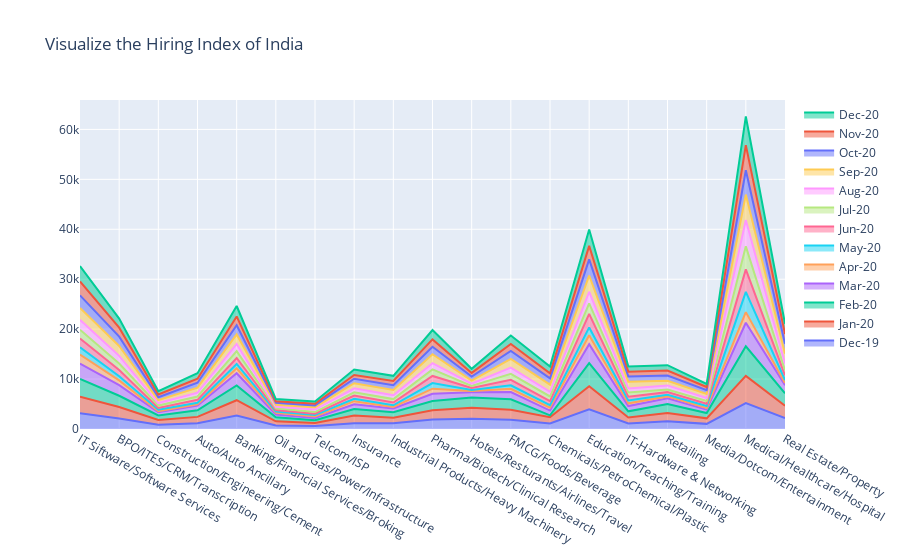

Notebook code for this chart:
### Markdown cell above
### Area plot to visualize the hiring index of India for 2020 sector wise

### Code cell
plot = go.Figure(data=[go.Scatter(
    x = fi["Industry"],
    y = fi["Dec-19"],
    name="Dec-19",
    stackgroup='one'),
                       go.Scatter(
    x = fi["Industry"],
    y = fi["Jan-20"],
    name="Jan-20",
    stackgroup='one'),
                       go.Scatter(
    x = fi["Industry"],
    y = fi["Feb-20"],
    name="Feb-20",
    stackgroup='one'),
                       go.Scatter(
    x = fi["Industry"],
    y = fi["Mar-20"],
    name="Mar-20",
    stackgroup='one'),
                       go.Scatter(
    x = fi["Industry"],
    y = fi["Apr-20"],
    name="Apr-20",
    stackgroup='one'),
                       go.Scatter(
    x = fi["Industry"],
    y = fi["May-20"],
    name="May-20",
    stackgroup='one'),
                       go.Scatter(
    x = fi["Industry"],
    y = fi["Jun-20"],
    name="Jun-20",
    stackgroup='one'),
                       go.Scatter(
    x = fi["Industry"],
    y = fi["Jul-20"],
    name="Jul-20",
    stackgroup='one'),
                       go.Scatter(
    x = fi["Industry"],
    y = fi["Aug-20"],
    name="Aug-20",
    stackgroup='one'),
                       go.Scatter(
    x = fi["Industry"],
    y = fi["Sep-20"],
    name="Sep-20",
    stackgroup='one'),
                       go.Scatter(
    x = fi["Industry"],
    y = fi["Oct-20"],
    name="Oct-20",
    stackgroup='one'),
                       go.Scatter(
    x = fi["Industry"],
    y = fi["Nov-20"],
    name="Nov-20",
    stackgroup='one'),
                       go.Scatter(
    x = fi["Industry"],
    y = fi["Dec-20"],
    name="Dec-20",
    stackgroup='one')
])
plot.update_layout(title = "Visualize the Hiring Index of India")                   
plot.show()

### Figure 1 — Plotly figure (JSON) as saved in the notebook; plotly's stock layout.template omitted (floating-point values rounded to 4 significant figures)
{"data": [{"name": "Dec-19", "stackgroup": "one", "type": "scatter", "x": ["IT Siftware/Software Services", "BPO/ITES/CRM/Transcription", "Construction/Engineering/Cement", "Auto/Auto Ancillary", "Banking/Financial Services/Broking", "Oil and Gas/Power/Infrastructure", "Telcom/ISP", "Insurance", "Industrial Products/Heavy Machinery", "Pharma/Biotech/Clinical Research", "Hotels/Resturants/Airlines/Travel", "FMCG/Foods/Beverage", "Chemicals/PetroChemical/Plastic", "Education/Teaching/Training", "IT-Hardware & Networking", "Retailing", "Media/Dotcom/Entertainment", "Medical/Healthcare/Hospital", "Real Estate/Property"], "y": [3133, 2120, 862, 1151, 2701, 712, 586, 1147, 1127, 1905, 2060, 1832, 1116, 3945, 1125, 1556, 1027, 5186, 2194]}, {"name": "Jan-20", "stackgroup": "one", "type": "scatter", "x": ["IT Siftware/Software Services", "BPO/ITES/CRM/Transcription", "Construction/Engineering/Cement", "Auto/Auto Ancillary", "Banking/Financial Services/Broking", "Oil and Gas/Power/Infrastructure", "Telcom/ISP", "Insurance", "Industrial Products/Heavy Machinery", "Pharma/Biotech/Clinical Research", "Hotels/Resturants/Airlines/Travel", "FMCG/Foods/Beverage", "Chemicals/PetroChemical/Plastic", "Education/Teaching/Training", "IT-Hardware & Networking", "Retailing", "Media/Dotcom/Entertainment", "Medical/Healthcare/Hospital", "Real Estate/Property"], "y": [3353, 2279, 952, 1276, 3062, 820, 611, 1552, 1133, 1845, 2185, 2001, 1252, 4630, 1179, 1643, 1109, 5448, 2452]}, {"name": "Feb-20", "stackgroup": "one", "type": "scatter", "x": ["IT Siftware/Software Services", "BPO/ITES/CRM/Transcription", "Construction/Engineering/Cement", "Auto/Auto Ancillary", "Banking/Financial Services/Broking", "Oil and Gas/Power/Infrastructure", "Telcom/ISP", "Insurance", "Industrial Products/Heavy Machinery", "Pharma/Biotech/Clinical Research", "Hotels/Resturants/Airlines/Travel", "FMCG/Foods/Beverage", "Chemicals/PetroChemical/Plastic", "Education/Teaching/Training", "IT-Hardware & Networking", "Retailing", "Media/Dotcom/Entertainment", "Medical/Healthcare/Hospital", "Real Estate/Property"], "y": [3525, 2259, 906, 1330, 2946, 830, 558, 1306, 1099, 1845, 2087, 2118, 366, 4608, 1231, 1797, 1050, 5938, 2501]}, {"name": "Mar-20", "stackgroup": "one", "type": "scatter", "x": ["IT Siftware/Software Services", "BPO/ITES/CRM/Transcription", "Construction/Engineering/Cement", "Auto/Auto Ancillary", "Banking/Financial Services/Broking", "Oil and Gas/Power/Infrastructure", "Telcom/ISP", "Insurance", "Industrial Products/Heavy Machinery", "Pharma/Biotech/Clinical Research", "Hotels/Resturants/Airlines/Travel", "FMCG/Foods/Beverage", "Chemicals/PetroChemical/Plastic", "Education/Teaching/Training", "IT-Hardware & Networking", "Retailing", "Media/Dotcom/Entertainment", "Medical/Healthcare/Hospital", "Real Estate/Property"], "y": [3089, 2140, 633, 915, 2465, 543, 451, 936, 772, 1448, 1047, 1446, 964, 3797, 1052, 1135, 698, 4706, 1640]}, {"name": "Apr-20", "stackgroup": "one", "type": "scatter", "x": ["IT Siftware/Software Services", "BPO/ITES/CRM/Transcription", "Construction/Engineering/Cement", "Auto/Auto Ancillary", "Banking/Financial Services/Broking", "Oil and Gas/Power/Infrastructure", "Telcom/ISP", "Insurance", "Industrial Products/Heavy Machinery", "Pharma/Biotech/Clinical Research", "Hotels/Resturants/Airlines/Travel", "FMCG/Foods/Beverage", "Chemicals/PetroChemical/Plastic", "Education/Teaching/Training", "IT-Hardware & Networking", "Retailing", "Media/Dotcom/Entertainment", "Medical/Healthcare/Hospital", "Real Estate/Property"], "y": [1803, 929, 216, 265, 993, 334, 277, 633, 272, 1026, 221, 654, 574, 1785, 557, 399, 299, 2133, 420]}, {"name": "May-20", "stackgroup": "one", "type": "scatter", "x": ["IT Siftware/Software Services", "BPO/ITES/CRM/Transcription", "Construction/Engineering/Cement", "Auto/Auto Ancillary", "Banking/Financial Services/Broking", "Oil and Gas/Power/Infrastructure", "Telcom/ISP", "Insurance", "Industrial Products/Heavy Machinery", "Pharma/Biotech/Clinical Research", "Hotels/Resturants/Airlines/Travel", "FMCG/Foods/Beverage", "Chemicals/PetroChemical/Plastic", "Education/Teaching/Training", "IT-Hardware & Networking", "Retailing", "Media/Dotcom/Entertainment", "Medical/Healthcare/Hospital", "Real Estate/Property"], "y": [1472, 839, 282, 327, 858, 249, 300, 476, 351, 1125, 207, 700, 487, 1582, 558, 308, 438, 4060, 594]}, {"name": "Jun-20", "stackgroup": "one", "type": "scatter", "x": ["IT Siftware/Software Services", "BPO/ITES/CRM/Transcription", "Construction/Engineering/Cement", "Auto/Auto Ancillary", "Banking/Financial Services/Broking", "Oil and Gas/Power/Infrastructure", "Telcom/ISP", "Insurance", "Industrial Products/Heavy Machinery", "Pharma/Biotech/Clinical Research", "Hotels/Resturants/Airlines/Travel", "FMCG/Foods/Beverage", "Chemicals/PetroChemical/Plastic", "Education/Teaching/Training", "IT-Hardware & Networking", "Retailing", "Media/Dotcom/Entertainment", "Medical/Healthcare/Hospital", "Real Estate/Property"], "y": [1755, 1244, 374, 580, 1192, 300, 285, 637, 546, 1426, 430, 1103, 815, 2711, 764, 545, 420, 4499, 947]}, {"name": "Jul-20", "stackgroup": "one", "type": "scatter", "x": ["IT Siftware/Software Services", "BPO/ITES/CRM/Transcription", "Construction/Engineering/Cement", "Auto/Auto Ancillary", "Banking/Financial Services/Broking", "Oil and Gas/Power/Infrastructure", "Telcom/ISP", "Insurance", "Industrial Products/Heavy Machinery", "Pharma/Biotech/Clinical Research", "Hotels/Resturants/Airlines/Travel", "FMCG/Foods/Beverage", "Chemicals/PetroChemical/Plastic", "Education/Teaching/Training", "IT-Hardware & Networking", "Retailing", "Media/Dotcom/Entertainment", "Medical/Healthcare/Hospital", "Real Estate/Property"], "y": [1749, 1315, 475, 661, 1378, 347, 322, 659, 695, 1316, 407, 1209, 939, 2118, 835, 532, 572, 4612, 1021]}, {"name": "Aug-20", "stackgroup": "one", "type": "scatter", "x": ["IT Siftware/Software Services", "BPO/ITES/CRM/Transcription", "Construction/Engineering/Cement", "Auto/Auto Ancillary", "Banking/Financial Services/Broking", "Oil and Gas/Power/Infrastructure", "Telcom/ISP", "Insurance", "Industrial Products/Heavy Machinery", "Pharma/Biotech/Clinical Research", "Hotels/Resturants/Airlines/Travel", "FMCG/Foods/Beverage", "Chemicals/PetroChemical/Plastic", "Education/Teaching/Training", "IT-Hardware & Networking", "Retailing", "Media/Dotcom/Entertainment", "Medical/Healthcare/Hospital", "Real Estate/Property"], "y": [1986, 1527, 490, 771, 1437, 313, 507, 795, 773, 1243, 417, 1227, 937, 2312, 829, 813, 589, 5279, 1364]}, {"name": "Sep-20", "stackgroup": "one", "type": "scatter", "x": ["IT Siftware/Software Services", "BPO/ITES/CRM/Transcription", "Construction/Engineering/Cement", "Auto/Auto Ancillary", "Banking/Financial Services/Broking", "Oil and Gas/Power/Infrastructure", "Telcom/ISP", "Insurance", "Industrial Products/Heavy Machinery", "Pharma/Biotech/Clinical Research", "Hotels/Resturants/Airlines/Travel", "FMCG/Foods/Beverage", "Chemicals/PetroChemical/Plastic", "Education/Teaching/Training", "IT-Hardware & Networking", "Retailing", "Media/Dotcom/Entertainment", "Medical/Healthcare/Hospital", "Real Estate/Property"], "y": [2375, 1971, 583, 994, 1910, 408, 470, 1017, 1041, 1794, 616, 1754, 1439, 3258, 1354, 935, 816, 5091, 1963]}, {"name": "Oct-20", "stackgroup": "one", "type": "scatter", "x": ["IT Siftware/Software Services", "BPO/ITES/CRM/Transcription", "Construction/Engineering/Cement", "Auto/Auto Ancillary", "Banking/Financial Services/Broking", "Oil and Gas/Power/Infrastructure", "Telcom/ISP", "Insurance", "Industrial Products/Heavy Machinery", "Pharma/Biotech/Clinical Research", "Hotels/Resturants/Airlines/Travel", "FMCG/Foods/Beverage", "Chemicals/PetroChemical/Plastic", "Education/Teaching/Training", "IT-Hardware & Networking", "Retailing", "Media/Dotcom/Entertainment", "Medical/Healthcare/Hospital", "Real Estate/Property"], "y": [2533, 1878, 583, 985, 1832, 386, 349, 910, 967, 1494, 818, 1591, 1246, 3234, 1055, 1051, 758, 4866, 1983]}, {"name": "Nov-20", "stackgroup": "one", "type": "scatter", "x": ["IT Siftware/Software Services", "BPO/ITES/CRM/Transcription", "Construction/Engineering/Cement", "Auto/Auto Ancillary", "Banking/Financial Services/Broking", "Oil and Gas/Power/Infrastructure", "Telcom/ISP", "Insurance", "Industrial Products/Heavy Machinery", "Pharma/Biotech/Clinical Research", "Hotels/Resturants/Airlines/Travel", "FMCG/Foods/Beverage", "Chemicals/PetroChemical/Plastic", "Education/Teaching/Training", "IT-Hardware & Networking", "Retailing", "Media/Dotcom/Entertainment", "Medical/Healthcare/Hospital", "Real Estate/Property"], "y": [2779, 1791, 555, 820, 1772, 332, 350, 759, 835, 1477, 738, 1404, 1018, 2697, 949, 981, 637, 5044, 1939]}, {"name": "Dec-20", "stackgroup": "one", "type": "scatter", "x": ["IT Siftware/Software Services", "BPO/ITES/CRM/Transcription", "Construction/Engineering/Cement", "Auto/Auto Ancillary", "Banking/Financial Services/Broking", "Oil and Gas/Power/Infrastructure", "Telcom/ISP", "Insurance", "Industrial Products/Heavy Machinery", "Pharma/Biotech/Clinical Research", "Hotels/Resturants/Airlines/Travel", "FMCG/Foods/Beverage", "Chemicals/PetroChemical/Plastic", "Education/Teaching/Training", "IT-Hardware & Networking", "Retailing", "Media/Dotcom/Entertainment", "Medical/Healthcare/Hospital", "Real Estate/Property"], "y": [3081, 1819, 663, 1088, 2088, 431, 439, 1100, 1036, 1885, 826, 1701, 1356, 3279, 1050, 1084, 596, 5736, 2068]}], "layout": {"title": {"text": "Visualize the Hiring Index of India"}}}
